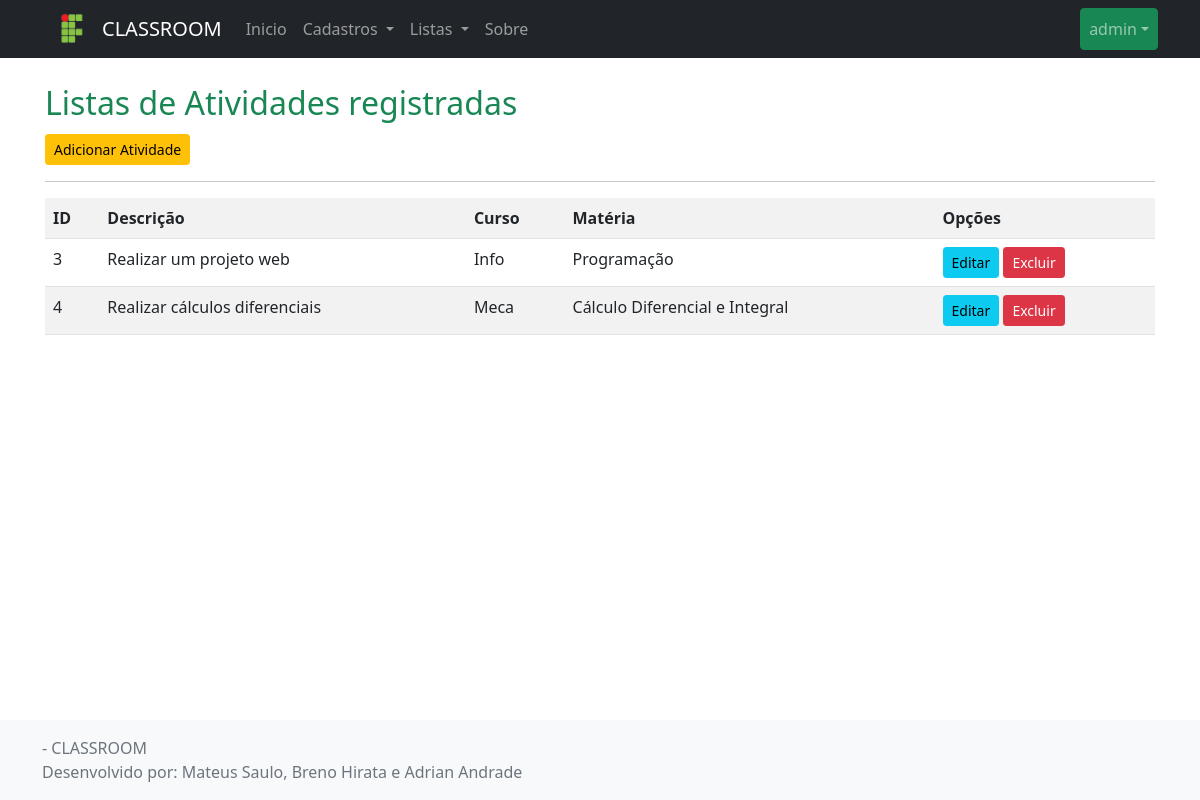
The page /listar/atividade/ (signed in) on the database its author committed.
### cadastros/models.py (models this page shows, shortened)
class Atividade(models.Model):
    descricao = models.CharField(max_length=100, verbose_name="Descrição")
    data_postagem = models.DateTimeField(verbose_name="Data da postagem", auto_now_add=True)
    curso = models.ForeignKey(Curso, on_delete=models.PROTECT)
    materia = models.ForeignKey(Materia, on_delete=models.PROTECT)

class Curso(models.Model):
    nome = models.CharField(max_length=50)
    def __str__(self):
     return self.nome

class Materia(models.Model):
    nome = models.CharField(max_length=50)
    turma = models.ForeignKey(Turma, on_delete=models.PROTECT)
    def __str__(self):
     return self.nome

### cadastros/views.py (the view)
# urls.py: path('listar/atividade/', AtividadeList.as_view(), name='listar-atividade'),
class AtividadeList(LoginRequiredMixin, ListView):
    login_url = reverse_lazy('login')
    model = Atividade
    template_name = 'cadastros/listas/atividade.html'

### cadastros/templates/cadastros/listas/atividade.html
{% extends 'paginas/modelo.html' %}
{% load static %}
{% block conteudo %}
<h2 class="text-success border-buttom border-warning pb-1 nt-4">
    Listas de Atividades registradas
</h2>
<a href="{% url 'cadastrar-atividade' %}" class="btn btn-warning btn-sm">Adicionar Atividade</a>
<hr>
<div class="table-responsive">
<table class="table table-striped">
    <tr>
        <th>ID</th>
        <th>Descrição</th>
        <th>Curso</th>
        <th>Matéria</th>
        <th>Opções</th>
    </tr>
    {% for atividade in object_list %}
    <tr>
        <td>{{ atividade.pk }}</td>
        <td>{{ atividade.descricao }}</td>
        <td>{{ atividade.curso }}</td>
        <td>{{ atividade.materia }}</td>
        <td>
            <a href="{% url 'editar-atividade' atividade.pk %}" class="btn btn-info btn-sm">Editar</a>
            <a href="{% url 'excluir-atividade' atividade.pk %}" class="btn btn-danger btn-sm">Excluir</a>
        </td>
    </tr>
    {% empty %}
    <tr>
        <td colspan="3">Nenhuma Atividade registrada.</td>
    </tr>
    {% endfor %}
</table>
</div>
{% endblock %}

### paginas/templates/paginas/modelo.html (shortened to what this page needs)
{% load static %}
<!doctype html>
<html lang="pt-br" class="h-100">
<head>
    <link href="{% static 'css/bootstrap.css' %}" rel="stylesheet">
</head>
<body class="d-flex flex-column h-100">
    <header>
        <nav class="navbar navbar-expand-md navbar-dark fixed-top bg-dark">
            <div class="container">
            <img src="{% static 'img/ifpr.png' %}" width="60" alt=""><a class="navbar-brand" href="{% url 'index' %}">CLASSROOM</a>
                <div class="collapse navbar-collapse" id="navbarCollapse">
                    <ul class="navbar-nav me-auto mb-2 mb-md-0">
                        <li class="nav-item">
                            <a class="nav-link" aria-current="page" href="{% url 'index' %}">Inicio</a>
                        </li>
                        {% if request.user.is_authenticated %}
                        <li class="nav-item dropdown">
                            <a class="nav-link dropdown-toggle" href="#" id="navbarDropdown" role="button"
                                data-bs-toggle="dropdown" aria-expanded="false">
                                Cadastros
                            </a>
                        </li>
                        {% endif %}
                        {% if request.user.is_authenticated %}
                        <li class="nav-item dropdown">
                            <a class="nav-link dropdown-toggle" href="#" id="navbarDropdown" role="button" data-bs-toggle="dropdown"
                                aria-expanded="false">
                                Listas
                            </a>
                        </li>
                        {% endif %}
                        <li class="nav-item">
                            <a class="nav-link" href="{% url 'sobre' %}">Sobre</a>
                        </li>
                    </ul>
                <ul class="navbar-nav">
                    {% if request.user.is_authenticated %}
                    <li class="nav-item dropdown">
                        <a class="btn btn-success mx-2, nav-link dropdown-toggle" href="#" id="navbarDropdown" role="button" data-bs-toggle="dropdown"
                            aria-expanded="false">
                                {{ request.user }}</a>
                    </li>
                    {% else %}
                    <a href="{% url 'login' %}" class="btn btn-success mx-2">Login</a>
                    <a href="#" class="btn btn-success mx-2">Registrar</a>
                    {% endif %}
                </ul>
                </div>
            </div>
        </nav>
    </header>
    <main class="flex-shrink-0">
        <div class="container">
            <br>
            {% block conteudo %}{% endblock %}
        </div>
    </main>
    <footer class="footer mt-auto py-3 bg-light">
        <div class="container">
            <span class="text-muted">
                {% block rodape %}
                <img src="{% static 'img/ifverde.png' %}" width="40" alt="">- CLASSROOM <br>
                Desenvolvido por: Mateus Saulo, Breno Hirata e Adrian Andrade
                {% endblock %}
            </span>
        </div>
    </footer>
</body>
</html>

### paginas/templates/paginas/modelo.html (style rules this page uses)
main>.container { padding: 60px 15px 0; }

### rows shown on the page
Atividade: pk "3", descricao "Realizar um projeto web", curso "Info", materia "Programação"
Atividade: pk "4", descricao "Realizar cálculos diferenciais", curso "Meca", materia "Cálculo Diferencial e Integral"

### other values the page prints
{{ request.user }} "admin"
